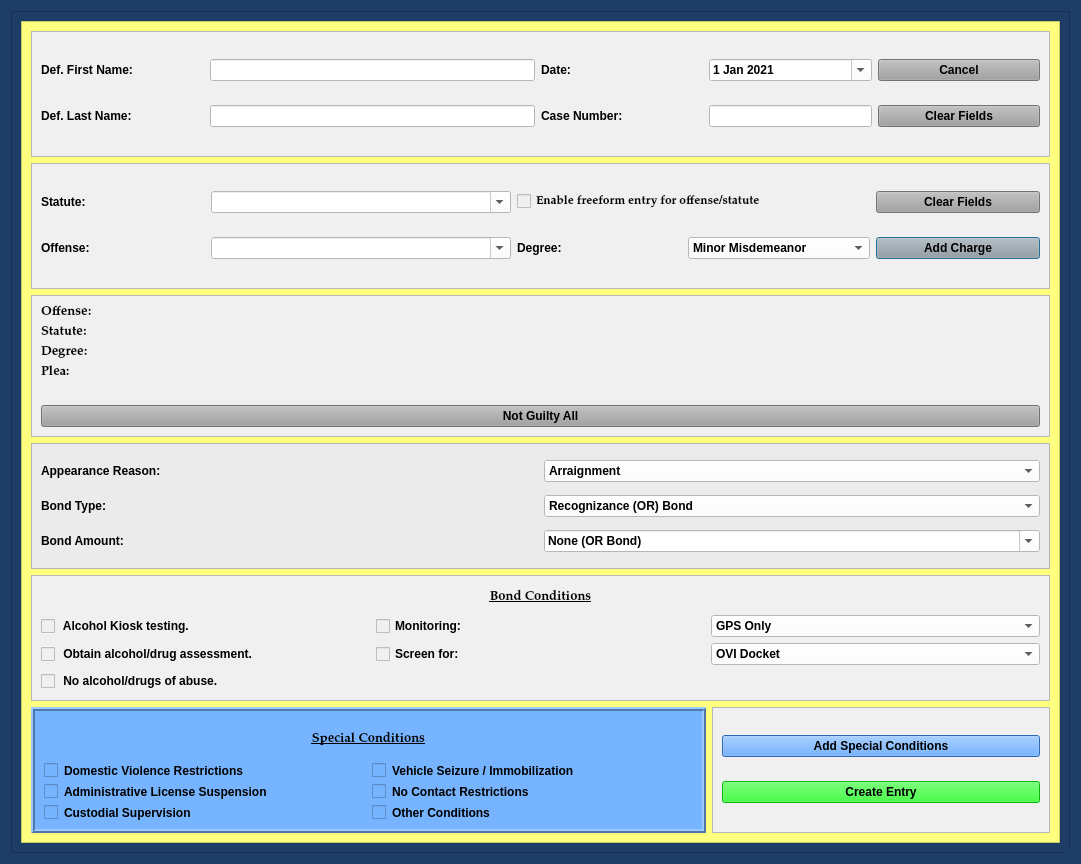
<?xml version="1.0" encoding="UTF-8"?>
<ui version="4.0">
 <class>NotGuiltyBondDialog</class>
 <widget class="QDialog" name="NotGuiltyBondDialog">
  <property name="windowModality">
   <enum>Qt::NonModal</enum>
  </property>
  <property name="geometry">
   <rect>
    <x>0</x>
    <y>0</y>
    <width>1081</width>
    <height>864</height>
   </rect>
  </property>
  <property name="sizePolicy">
   <sizepolicy hsizetype="Fixed" vsizetype="Preferred">
    <horstretch>0</horstretch>
    <verstretch>0</verstretch>
   </sizepolicy>
  </property>
  <property name="minimumSize">
   <size>
    <width>0</width>
    <height>0</height>
   </size>
  </property>
  <property name="maximumSize">
   <size>
    <width>2500</width>
    <height>3500</height>
   </size>
  </property>
  <property name="palette">
   <palette>
    <active>
     <colorrole role="Button">
      <brush brushstyle="SolidPattern">
       <color alpha="255">
        <red>29</red>
        <green>61</green>
        <blue>102</blue>
       </color>
      </brush>
     </colorrole>
     <colorrole role="Base">
      <brush brushstyle="SolidPattern">
       <color alpha="255">
        <red>29</red>
        <green>61</green>
        <blue>102</blue>
       </color>
      </brush>
     </colorrole>
     <colorrole role="Window">
      <brush brushstyle="SolidPattern">
       <color alpha="255">
        <red>29</red>
        <green>61</green>
        <blue>102</blue>
       </color>
      </brush>
     </colorrole>
    </active>
    <inactive>
     <colorrole role="Button">
      <brush brushstyle="SolidPattern">
       <color alpha="255">
        <red>29</red>
        <green>61</green>
        <blue>102</blue>
       </color>
      </brush>
     </colorrole>
     <colorrole role="Base">
      <brush brushstyle="SolidPattern">
       <color alpha="255">
        <red>29</red>
        <green>61</green>
        <blue>102</blue>
       </color>
      </brush>
     </colorrole>
     <colorrole role="Window">
      <brush brushstyle="SolidPattern">
       <color alpha="255">
        <red>29</red>
        <green>61</green>
        <blue>102</blue>
       </color>
      </brush>
     </colorrole>
    </inactive>
    <disabled>
     <colorrole role="Button">
      <brush brushstyle="SolidPattern">
       <color alpha="255">
        <red>29</red>
        <green>61</green>
        <blue>102</blue>
       </color>
      </brush>
     </colorrole>
     <colorrole role="Base">
      <brush brushstyle="SolidPattern">
       <color alpha="255">
        <red>29</red>
        <green>61</green>
        <blue>102</blue>
       </color>
      </brush>
     </colorrole>
     <colorrole role="Window">
      <brush brushstyle="SolidPattern">
       <color alpha="255">
        <red>29</red>
        <green>61</green>
        <blue>102</blue>
       </color>
      </brush>
     </colorrole>
    </disabled>
   </palette>
  </property>
  <property name="font">
   <font>
    <family>Palatino Linotype</family>
    <pointsize>10</pointsize>
    <weight>75</weight>
    <italic>false</italic>
    <bold>true</bold>
   </font>
  </property>
  <property name="windowTitle">
   <string>Not Guilty Bond Case Information</string>
  </property>
  <property name="toolTip">
   <string/>
  </property>
  <property name="styleSheet">
   <string notr="true">background-color: rgb(29, 61, 102);
font: 75 10pt &quot;Palatino Linotype&quot;;
font-weight: bold;</string>
  </property>
  <property name="sizeGripEnabled">
   <bool>true</bool>
  </property>
  <property name="modal">
   <bool>true</bool>
  </property>
  <layout class="QGridLayout" name="gridLayout_8">
   <item row="0" column="0">
    <widget class="QFrame" name="frame_4">
     <property name="styleSheet">
      <string notr="true">background-color: rgb(29, 61, 102);</string>
     </property>
     <property name="frameShape">
      <enum>QFrame::StyledPanel</enum>
     </property>
     <property name="frameShadow">
      <enum>QFrame::Raised</enum>
     </property>
     <layout class="QGridLayout" name="gridLayout_4">
      <item row="0" column="0">
       <widget class="QScrollArea" name="scrollArea">
        <property name="focusPolicy">
         <enum>Qt::NoFocus</enum>
        </property>
        <property name="styleSheet">
         <string notr="true">background-color: rgb(255, 255, 127);</string>
        </property>
        <property name="widgetResizable">
         <bool>true</bool>
        </property>
        <widget class="QWidget" name="scrollAreaWidgetContents">
         <property name="geometry">
          <rect>
           <x>0</x>
           <y>0</y>
           <width>1041</width>
           <height>824</height>
          </rect>
         </property>
         <layout class="QGridLayout" name="gridLayout_9" columnstretch="2,1">
          <item row="0" column="0" colspan="2">
           <widget class="QFrame" name="frame_3">
            <property name="styleSheet">
             <string notr="true">background-color: rgb(240, 240, 240);</string>
            </property>
            <property name="frameShape">
             <enum>QFrame::StyledPanel</enum>
            </property>
            <property name="frameShadow">
             <enum>QFrame::Raised</enum>
            </property>
            <layout class="QGridLayout" name="gridLayout" columnstretch="1,2,1,1,1">
             <item row="1" column="0">
              <widget class="QLabel" name="label_2">
               <property name="minimumSize">
                <size>
                 <width>141</width>
                 <height>0</height>
                </size>
               </property>
               <property name="text">
                <string>Def. Last Name:</string>
               </property>
              </widget>
             </item>
             <item row="0" column="2">
              <widget class="QLabel" name="label_26">
               <property name="text">
                <string>Date:</string>
               </property>
              </widget>
             </item>
             <item row="0" column="1">
              <widget class="QLineEdit" name="defendant_first_name_lineEdit">
               <property name="maximumSize">
                <size>
                 <width>500</width>
                 <height>16777215</height>
                </size>
               </property>
               <property name="styleSheet">
                <string notr="true">background-color: rgb(255, 255, 255);</string>
               </property>
              </widget>
             </item>
             <item row="1" column="3">
              <widget class="QLineEdit" name="case_number_lineEdit">
               <property name="maximumSize">
                <size>
                 <width>500</width>
                 <height>16777215</height>
                </size>
               </property>
               <property name="styleSheet">
                <string notr="true">background-color: rgb(255, 255, 255);</string>
               </property>
              </widget>
             </item>
             <item row="0" column="3">
              <widget class="QDateEdit" name="plea_trial_date">
               <property name="focusPolicy">
                <enum>Qt::NoFocus</enum>
               </property>
               <property name="styleSheet">
                <string notr="true">background-color: rgb(255, 255, 255);</string>
               </property>
               <property name="minimumDate">
                <date>
                 <year>2021</year>
                 <month>1</month>
                 <day>1</day>
                </date>
               </property>
               <property name="calendarPopup">
                <bool>true</bool>
               </property>
               <property name="date">
                <date>
                 <year>2021</year>
                 <month>1</month>
                 <day>1</day>
                </date>
               </property>
              </widget>
             </item>
             <item row="1" column="2">
              <widget class="QLabel" name="label_3">
               <property name="minimumSize">
                <size>
                 <width>131</width>
                 <height>0</height>
                </size>
               </property>
               <property name="text">
                <string>Case Number:</string>
               </property>
              </widget>
             </item>
             <item row="0" column="0">
              <widget class="QLabel" name="label">
               <property name="minimumSize">
                <size>
                 <width>141</width>
                 <height>0</height>
                </size>
               </property>
               <property name="text">
                <string>Def. First Name:</string>
               </property>
              </widget>
             </item>
             <item row="1" column="1">
              <widget class="QLineEdit" name="defendant_last_name_lineEdit">
               <property name="enabled">
                <bool>true</bool>
               </property>
               <property name="styleSheet">
                <string notr="true">background-color: rgb(255, 255, 255);</string>
               </property>
              </widget>
             </item>
             <item row="0" column="4">
              <widget class="QPushButton" name="cancel_Button">
               <property name="focusPolicy">
                <enum>Qt::NoFocus</enum>
               </property>
               <property name="styleSheet">
                <string notr="true">background-color: rgb(160, 160, 160);</string>
               </property>
               <property name="text">
                <string>Cancel</string>
               </property>
              </widget>
             </item>
             <item row="1" column="4">
              <widget class="QPushButton" name="clear_fields_case_Button">
               <property name="focusPolicy">
                <enum>Qt::NoFocus</enum>
               </property>
               <property name="styleSheet">
                <string notr="true">background-color: rgb(160, 160, 160);</string>
               </property>
               <property name="text">
                <string>Clear Fields</string>
               </property>
              </widget>
             </item>
            </layout>
           </widget>
          </item>
          <item row="1" column="0" colspan="2">
           <widget class="QFrame" name="frame">
            <property name="styleSheet">
             <string notr="true">background-color: rgb(240, 240, 240);</string>
            </property>
            <property name="frameShape">
             <enum>QFrame::StyledPanel</enum>
            </property>
            <property name="frameShadow">
             <enum>QFrame::Raised</enum>
            </property>
            <layout class="QGridLayout" name="gridLayout_2">
             <item row="0" column="0">
              <widget class="QLabel" name="label_6">
               <property name="text">
                <string>Statute:</string>
               </property>
              </widget>
             </item>
             <item row="0" column="1">
              <widget class="QComboBox" name="statute_choice_box">
               <property name="enabled">
                <bool>true</bool>
               </property>
               <property name="minimumSize">
                <size>
                 <width>300</width>
                 <height>0</height>
                </size>
               </property>
               <property name="focusPolicy">
                <enum>Qt::WheelFocus</enum>
               </property>
               <property name="styleSheet">
                <string notr="true">background-color: rgb(255, 255, 255);</string>
               </property>
               <property name="editable">
                <bool>true</bool>
               </property>
              </widget>
             </item>
             <item row="0" column="2" colspan="2">
              <widget class="QCheckBox" name="freeform_entry_checkBox">
               <property name="font">
                <font>
                 <family>Palatino Linotype</family>
                 <pointsize>9</pointsize>
                 <weight>9</weight>
                 <italic>false</italic>
                 <bold>false</bold>
                </font>
               </property>
               <property name="focusPolicy">
                <enum>Qt::NoFocus</enum>
               </property>
               <property name="styleSheet">
                <string notr="true">font: 75 9pt &quot;Palatino Linotype&quot;;</string>
               </property>
               <property name="text">
                <string>Enable freeform entry for offense/statute</string>
               </property>
              </widget>
             </item>
             <item row="0" column="4">
              <widget class="QPushButton" name="clear_fields_charge_Button">
               <property name="focusPolicy">
                <enum>Qt::NoFocus</enum>
               </property>
               <property name="styleSheet">
                <string notr="true">background-color: rgb(160, 160, 160);</string>
               </property>
               <property name="text">
                <string>Clear Fields</string>
               </property>
              </widget>
             </item>
             <item row="1" column="0">
              <widget class="QLabel" name="label_15">
               <property name="text">
                <string>Offense:</string>
               </property>
              </widget>
             </item>
             <item row="1" column="1">
              <widget class="QComboBox" name="offense_choice_box">
               <property name="minimumSize">
                <size>
                 <width>300</width>
                 <height>0</height>
                </size>
               </property>
               <property name="styleSheet">
                <string notr="true">background-color: rgb(255, 255, 255);</string>
               </property>
               <property name="editable">
                <bool>true</bool>
               </property>
              </widget>
             </item>
             <item row="1" column="2">
              <widget class="QLabel" name="label_23">
               <property name="text">
                <string>Degree:</string>
               </property>
              </widget>
             </item>
             <item row="1" column="3">
              <widget class="QComboBox" name="degree_choice_box">
               <property name="enabled">
                <bool>true</bool>
               </property>
               <property name="focusPolicy">
                <enum>Qt::NoFocus</enum>
               </property>
               <property name="styleSheet">
                <string notr="true">background-color: rgb(255, 255, 255);</string>
               </property>
               <item>
                <property name="text">
                 <string>Minor Misdemeanor</string>
                </property>
               </item>
               <item>
                <property name="text">
                 <string>M1</string>
                </property>
               </item>
               <item>
                <property name="text">
                 <string>M2</string>
                </property>
               </item>
               <item>
                <property name="text">
                 <string>M3</string>
                </property>
               </item>
               <item>
                <property name="text">
                 <string>M4</string>
                </property>
               </item>
               <item>
                <property name="text">
                 <string>Unclassified Misdemeanor</string>
                </property>
               </item>
              </widget>
             </item>
             <item row="1" column="4">
              <widget class="QPushButton" name="add_charge_Button">
               <property name="styleSheet">
                <string notr="true">background-color: rgb(160, 160, 160);</string>
               </property>
               <property name="text">
                <string>Add Charge</string>
               </property>
              </widget>
             </item>
            </layout>
           </widget>
          </item>
          <item row="2" column="0" colspan="2">
           <widget class="QFrame" name="frame_6">
            <property name="styleSheet">
             <string notr="true">background-color: rgb(240, 240, 240);</string>
            </property>
            <property name="frameShape">
             <enum>QFrame::StyledPanel</enum>
            </property>
            <property name="frameShadow">
             <enum>QFrame::Raised</enum>
            </property>
            <layout class="QGridLayout" name="gridLayout_3">
             <item row="1" column="0">
              <widget class="QPushButton" name="not_guilty_all_Button">
               <property name="focusPolicy">
                <enum>Qt::NoFocus</enum>
               </property>
               <property name="styleSheet">
                <string notr="true">background-color: rgb(160, 160, 160);</string>
               </property>
               <property name="text">
                <string>Not Guilty All</string>
               </property>
              </widget>
             </item>
             <item row="0" column="0">
              <layout class="QGridLayout" name="charges_gridLayout">
               <item row="1" column="0">
                <widget class="QLabel" name="label_20">
                 <property name="font">
                  <font>
                   <family>Palatino Linotype</family>
                   <pointsize>10</pointsize>
                   <weight>75</weight>
                   <italic>false</italic>
                   <bold>true</bold>
                  </font>
                 </property>
                 <property name="text">
                  <string>Statute:</string>
                 </property>
                </widget>
               </item>
               <item row="2" column="0">
                <widget class="QLabel" name="label_21">
                 <property name="font">
                  <font>
                   <family>Palatino Linotype</family>
                   <pointsize>10</pointsize>
                   <weight>75</weight>
                   <italic>false</italic>
                   <bold>true</bold>
                  </font>
                 </property>
                 <property name="text">
                  <string>Degree:</string>
                 </property>
                </widget>
               </item>
               <item row="3" column="0">
                <widget class="QLabel" name="plea_label_1">
                 <property name="font">
                  <font>
                   <family>Palatino Linotype</family>
                   <pointsize>10</pointsize>
                   <weight>75</weight>
                   <italic>false</italic>
                   <bold>true</bold>
                  </font>
                 </property>
                 <property name="text">
                  <string>Plea:</string>
                 </property>
                </widget>
               </item>
               <item row="0" column="0">
                <widget class="QLabel" name="offense_label_1">
                 <property name="font">
                  <font>
                   <family>Palatino Linotype</family>
                   <pointsize>10</pointsize>
                   <weight>75</weight>
                   <italic>false</italic>
                   <bold>true</bold>
                  </font>
                 </property>
                 <property name="text">
                  <string>Offense:</string>
                 </property>
                 <property name="wordWrap">
                  <bool>true</bool>
                 </property>
                </widget>
               </item>
               <item row="4" column="0">
                <widget class="QLabel" name="label_4">
                 <property name="text">
                  <string/>
                 </property>
                </widget>
               </item>
              </layout>
             </item>
            </layout>
           </widget>
          </item>
          <item row="3" column="0" colspan="2">
           <widget class="QFrame" name="frame_5">
            <property name="styleSheet">
             <string notr="true">background-color: rgb(235, 235, 235);</string>
            </property>
            <property name="frameShape">
             <enum>QFrame::StyledPanel</enum>
            </property>
            <property name="frameShadow">
             <enum>QFrame::Raised</enum>
            </property>
            <layout class="QGridLayout" name="gridLayout_5">
             <item row="2" column="0">
              <widget class="QLabel" name="label_9">
               <property name="text">
                <string>Bond Amount:</string>
               </property>
              </widget>
             </item>
             <item row="1" column="0">
              <widget class="QLabel" name="label_8">
               <property name="text">
                <string>Bond Type:</string>
               </property>
              </widget>
             </item>
             <item row="2" column="1">
              <widget class="QComboBox" name="bond_amount_box">
               <property name="font">
                <font>
                 <family>Palatino Linotype</family>
                 <pointsize>10</pointsize>
                 <weight>75</weight>
                 <italic>false</italic>
                 <bold>true</bold>
                </font>
               </property>
               <property name="styleSheet">
                <string notr="true">background-color: rgb(255, 255, 255);</string>
               </property>
               <property name="editable">
                <bool>true</bool>
               </property>
               <item>
                <property name="text">
                 <string>None (OR Bond)</string>
                </property>
               </item>
               <item>
                <property name="text">
                 <string>$1,500</string>
                </property>
               </item>
               <item>
                <property name="text">
                 <string>$2,000</string>
                </property>
               </item>
               <item>
                <property name="text">
                 <string>$2,500</string>
                </property>
               </item>
               <item>
                <property name="text">
                 <string>$3,000</string>
                </property>
               </item>
               <item>
                <property name="text">
                 <string>$3,500</string>
                </property>
               </item>
               <item>
                <property name="text">
                 <string>$5,000</string>
                </property>
               </item>
               <item>
                <property name="text">
                 <string>$10,000</string>
                </property>
               </item>
              </widget>
             </item>
             <item row="1" column="1">
              <widget class="QComboBox" name="bond_type_box">
               <property name="styleSheet">
                <string notr="true">background-color: rgb(255, 255, 255);</string>
               </property>
               <item>
                <property name="text">
                 <string>Recognizance (OR) Bond</string>
                </property>
               </item>
               <item>
                <property name="text">
                 <string>10% Deposit, Cash or Surety Bond</string>
                </property>
               </item>
               <item>
                <property name="text">
                 <string> Bond</string>
                </property>
               </item>
              </widget>
             </item>
             <item row="0" column="0">
              <widget class="QLabel" name="label_5">
               <property name="text">
                <string>Appearance Reason:</string>
               </property>
              </widget>
             </item>
             <item row="0" column="1">
              <widget class="QComboBox" name="appearance_reason_box">
               <property name="styleSheet">
                <string notr="true">background-color: rgb(255, 255, 255);</string>
               </property>
               <item>
                <property name="text">
                 <string>Arraignment</string>
                </property>
               </item>
               <item>
                <property name="text">
                 <string>Motion Hearing</string>
                </property>
               </item>
              </widget>
             </item>
            </layout>
           </widget>
          </item>
          <item row="4" column="0" colspan="2">
           <widget class="QFrame" name="frame_7">
            <property name="styleSheet">
             <string notr="true">background-color: rgb(240, 240, 240);</string>
            </property>
            <property name="frameShape">
             <enum>QFrame::StyledPanel</enum>
            </property>
            <property name="frameShadow">
             <enum>QFrame::Raised</enum>
            </property>
            <layout class="QGridLayout" name="gridLayout_6">
             <item row="1" column="0">
              <widget class="QCheckBox" name="alcohol_test_kiosk_checkBox">
               <property name="text">
                <string> Alcohol Kiosk testing.</string>
               </property>
              </widget>
             </item>
             <item row="1" column="1">
              <widget class="QCheckBox" name="specialized_docket_checkBox_2">
               <property name="layoutDirection">
                <enum>Qt::LeftToRight</enum>
               </property>
               <property name="text">
                <string>Monitoring:</string>
               </property>
              </widget>
             </item>
             <item row="1" column="2">
              <widget class="QComboBox" name="specialized_docket_type_box_2">
               <property name="enabled">
                <bool>true</bool>
               </property>
               <property name="styleSheet">
                <string notr="true">background-color: rgb(255, 255, 255);</string>
               </property>
               <item>
                <property name="text">
                 <string>GPS Only</string>
                </property>
               </item>
               <item>
                <property name="text">
                 <string>SCRAM Only</string>
                </property>
               </item>
               <item>
                <property name="text">
                 <string>Smart Start Only</string>
                </property>
               </item>
               <item>
                <property name="text">
                 <string>GPS &amp; SCRAM</string>
                </property>
               </item>
               <item>
                <property name="text">
                 <string>GPS &amp; Smart Start</string>
                </property>
               </item>
               <item>
                <property name="text">
                 <string>SCRAM &amp; Smart Start</string>
                </property>
               </item>
               <item>
                <property name="text">
                 <string>GPS, SCRAM &amp; Smart Start</string>
                </property>
               </item>
              </widget>
             </item>
             <item row="2" column="0">
              <widget class="QCheckBox" name="alcohol_drugs_assessment_checkBox">
               <property name="text">
                <string> Obtain alcohol/drug assessment. </string>
               </property>
              </widget>
             </item>
             <item row="2" column="1">
              <widget class="QCheckBox" name="specialized_docket_checkBox">
               <property name="text">
                <string>Screen for:</string>
               </property>
              </widget>
             </item>
             <item row="2" column="2">
              <widget class="QComboBox" name="specialized_docket_type_box">
               <property name="enabled">
                <bool>true</bool>
               </property>
               <property name="styleSheet">
                <string notr="true">background-color: rgb(255, 255, 255);</string>
               </property>
               <item>
                <property name="text">
                 <string>OVI Docket</string>
                </property>
               </item>
               <item>
                <property name="text">
                 <string>Mission (Veteran's) Court</string>
                </property>
               </item>
               <item>
                <property name="text">
                 <string>Mental Health Docket</string>
                </property>
               </item>
              </widget>
             </item>
             <item row="3" column="0">
              <widget class="QCheckBox" name="no_alcohol_drugs_checkBox">
               <property name="text">
                <string> No alcohol/drugs of abuse.</string>
               </property>
              </widget>
             </item>
             <item row="0" column="0" colspan="3">
              <widget class="QLabel" name="label_7">
               <property name="font">
                <font>
                 <family>Palatino Linotype</family>
                 <pointsize>10</pointsize>
                 <weight>75</weight>
                 <italic>false</italic>
                 <bold>true</bold>
                 <underline>true</underline>
                </font>
               </property>
               <property name="text">
                <string>Bond Conditions</string>
               </property>
               <property name="alignment">
                <set>Qt::AlignCenter</set>
               </property>
              </widget>
             </item>
            </layout>
           </widget>
          </item>
          <item row="5" column="0">
           <widget class="QFrame" name="frame_2">
            <property name="styleSheet">
             <string notr="true">background-color: rgb(119, 180, 255);
border-color: rgb(0, 0, 0);</string>
            </property>
            <property name="frameShape">
             <enum>QFrame::Box</enum>
            </property>
            <property name="frameShadow">
             <enum>QFrame::Raised</enum>
            </property>
            <property name="lineWidth">
             <number>2</number>
            </property>
            <layout class="QGridLayout" name="gridLayout_7" columnstretch="1,1">
             <item row="0" column="0" colspan="2">
              <widget class="QLabel" name="label_10">
               <property name="font">
                <font>
                 <family>Palatino Linotype</family>
                 <pointsize>10</pointsize>
                 <weight>75</weight>
                 <italic>false</italic>
                 <bold>true</bold>
                 <underline>true</underline>
                </font>
               </property>
               <property name="text">
                <string>Special Conditions</string>
               </property>
               <property name="alignment">
                <set>Qt::AlignCenter</set>
               </property>
              </widget>
             </item>
             <item row="1" column="0">
              <widget class="QCheckBox" name="checkBox">
               <property name="text">
                <string>Domestic Violence Restrictions</string>
               </property>
              </widget>
             </item>
             <item row="1" column="1">
              <widget class="QCheckBox" name="checkBox_3">
               <property name="text">
                <string>Vehicle Seizure / Immobilization</string>
               </property>
              </widget>
             </item>
             <item row="2" column="0">
              <widget class="QCheckBox" name="checkBox_2">
               <property name="text">
                <string>Administrative License Suspension</string>
               </property>
              </widget>
             </item>
             <item row="2" column="1">
              <widget class="QCheckBox" name="no_contact_checkBox">
               <property name="sizePolicy">
                <sizepolicy hsizetype="Minimum" vsizetype="Fixed">
                 <horstretch>1</horstretch>
                 <verstretch>0</verstretch>
                </sizepolicy>
               </property>
               <property name="text">
                <string>No Contact Restrictions</string>
               </property>
              </widget>
             </item>
             <item row="3" column="0">
              <widget class="QCheckBox" name="checkBox_4">
               <property name="text">
                <string>Custodial Supervision</string>
               </property>
              </widget>
             </item>
             <item row="3" column="1">
              <widget class="QCheckBox" name="no_contact_checkBox_2">
               <property name="sizePolicy">
                <sizepolicy hsizetype="Minimum" vsizetype="Fixed">
                 <horstretch>1</horstretch>
                 <verstretch>0</verstretch>
                </sizepolicy>
               </property>
               <property name="text">
                <string>Other Conditions</string>
               </property>
              </widget>
             </item>
            </layout>
           </widget>
          </item>
          <item row="5" column="1">
           <widget class="QFrame" name="frame_8">
            <property name="styleSheet">
             <string notr="true">background-color: rgb(240, 240, 240);</string>
            </property>
            <property name="frameShape">
             <enum>QFrame::StyledPanel</enum>
            </property>
            <property name="frameShadow">
             <enum>QFrame::Raised</enum>
            </property>
            <layout class="QGridLayout" name="gridLayout_10">
             <item row="1" column="0">
              <widget class="QPushButton" name="create_entry_Button">
               <property name="styleSheet">
                <string notr="true">background-color: rgb(0, 255, 0);</string>
               </property>
               <property name="text">
                <string>Create Entry</string>
               </property>
               <property name="autoDefault">
                <bool>false</bool>
               </property>
              </widget>
             </item>
             <item row="0" column="0">
              <widget class="QPushButton" name="add_special_conditions_Button">
               <property name="styleSheet">
                <string notr="true">background-color: rgb(62, 146, 255)</string>
               </property>
               <property name="text">
                <string>Add Special Conditions</string>
               </property>
               <property name="autoDefault">
                <bool>false</bool>
               </property>
              </widget>
             </item>
            </layout>
           </widget>
          </item>
         </layout>
        </widget>
       </widget>
      </item>
     </layout>
    </widget>
   </item>
  </layout>
 </widget>
 <tabstops>
  <tabstop>defendant_first_name_lineEdit</tabstop>
  <tabstop>defendant_last_name_lineEdit</tabstop>
  <tabstop>case_number_lineEdit</tabstop>
  <tabstop>statute_choice_box</tabstop>
  <tabstop>offense_choice_box</tabstop>
  <tabstop>add_charge_Button</tabstop>
 </tabstops>
 <resources/>
 <connections/>
 <slots>
  <slot>create_entry()</slot>
  <slot>continue_dialog()</slot>
  <slot>close_window()</slot>
  <slot>set_dialog()</slot>
  <slot>update_case_information()</slot>
  <slot>ovi_dialog()</slot>
  <slot>sentencing_dialog()</slot>
  <slot>proceed_to_sentencing()</slot>
  <slot>proceed_to_ovi()</slot>
  <slot>add_charge()</slot>
  <slot>set_statute()</slot>
  <slot>set_pay_date()</slot>
  <slot>amend_offense()</slot>
  <slot>set_offense()</slot>
  <slot>add_charge_to_view()</slot>
  <slot>delete_charge()</slot>
  <slot>delete_charge_from_view()</slot>
  <slot>close_event()</slot>
  <slot>set_fra_in_file()</slot>
  <slot>set_fra_in_court()</slot>
  <slot>start_add_conditions_dialog()</slot>
  <slot>start_amend_offense_dialog()</slot>
 </slots>
</ui>
